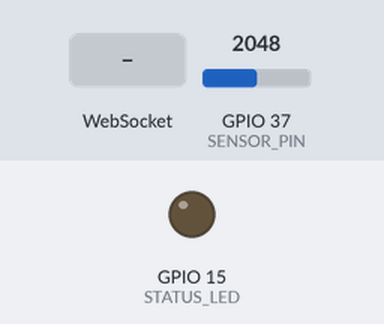
This sketch was run on a simulated ESP32. Shown: output pins drawn as LEDs (lit = HIGH). Inputs (shaded band) come from the test bench; at power-on: GPIO 37 (SENSOR_PIN) = 2048 (analog values on the 0–4095 scale). WiFi joins after 1.5 s; servers stay silent unless stated; what the sketch prints to the serial monitor is not drawn.

Above: at 3.0 s.
3.1 s: GPIO 37 (SENSOR_PIN) set to 1228
At 5.27 s:
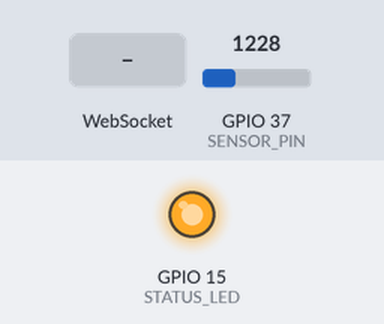
6.6 s: WebSocket text "1" received
11.6 s: GPIO 37 (SENSOR_PIN) set to 910
Timing chart, 0 to 26.7 s (numbered marks = the images above; inputs shaded):
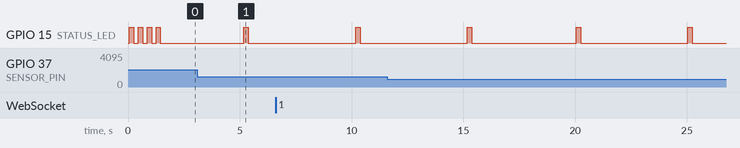

The sketch:

creasense-ino.ino
```cpp
/*
  CreaSense.ino
  ESP32 sensor data sender for CreaTune application
  Modified for DFRobot Moisture Sensor on ESP32 Firebeetle 2 C6
*/

#include <WiFi.h>
#include <WebSocketsClient.h>
#include <ArduinoJson.h>
#include "config.h"

WebSocketsClient webSocket;
unsigned long lastSendTime = 0;
unsigned long lastConnectionAttempt = 0;
const unsigned long connectionRetryInterval = 5000; // 5 seconds between connection attempts

// For smoothing sensor readings
const int NUM_READINGS = 5;
int moistureReadings[NUM_READINGS];
int readIndex = 0;
int totalMoisture = 0;
int averageMoisture = 0;

void setup() {
  // Initialize serial for debugging
  Serial.begin(9600);
  Serial.println("\nCreaSense Moisture Sensor - Starting up... (ﾉ◕ヮ◕)ﾉ*:･ﾟ✧");

  // Set up LED pin
  pinMode(STATUS_LED, OUTPUT);
  digitalWrite(STATUS_LED, LOW);

  // Configure ADC
  analogReadResolution(12); // Set ADC resolution to 12 bits

  // Initialize moisture reading array
  for (int i = 0; i < NUM_READINGS; i++) {
    moistureReadings[i] = 0;
  }

  // Connect to WiFi with blinky lights (｀・ω・´)
  connectToWiFi();

  // Setup WebSocket connection
  Serial.print("WebSocket Server: ");
  Serial.print(WEBSOCKET_HOST);
  Serial.print(":");
  Serial.println(WEBSOCKET_PORT);

  webSocket.begin(WEBSOCKET_HOST, WEBSOCKET_PORT, WEBSOCKET_PATH);
  webSocket.onEvent(webSocketEvent);
  webSocket.setReconnectInterval(5000);

  // Print sensor info
  Serial.print("Sensor Name: ");
  Serial.println(SENSOR_NAME);
  Serial.print("Sensor Pin: ");
  Serial.println(SENSOR_PIN);
  Serial.print("Reading Interval: ");
  Serial.print(READING_INTERVAL);
  Serial.println("ms");
  Serial.println("DFRobot Moisture Sensor connected to pin A1 ฅ(^•ﻌ•^)ฅ");
}

void loop() {
  // Auto-reconnect if WiFi drops (╯°□°）╯︵ ┻━┻
  if (WiFi.status() != WL_CONNECTED) {
    unsigned long currentMillis = millis();
    if (currentMillis - lastConnectionAttempt > connectionRetryInterval) {
      Serial.println("WiFi disconnected! Reconnecting... (´；ω；`)");
      connectToWiFi();
      lastConnectionAttempt = currentMillis;
    }
    digitalWrite(STATUS_LED, LOW); // LED off when disconnected
  } else {
    // Only process WebSocket if WiFi is connected
    webSocket.loop();

    // Send sensor data at the specified interval
    unsigned long currentTime = millis();
    if (currentTime - lastSendTime >= READING_INTERVAL) {
      sendSensorData();
      lastSendTime = currentTime;

      // Blink LED on data send
      digitalWrite(STATUS_LED, HIGH);
      delay(200);
      digitalWrite(STATUS_LED, LOW);
    }
  }
}

// Read the moisture sensor and smooth the values
float readSoilMoisture() {
  // Subtract the last reading
  totalMoisture = totalMoisture - moistureReadings[readIndex];

  // Read the sensor
  int rawValue = analogRead(SENSOR_PIN);
  moistureReadings[readIndex] = rawValue;

  // Add the reading to the total
  totalMoisture = totalMoisture + moistureReadings[readIndex];

  // Advance to the next position in the array
  readIndex = (readIndex + 1) % NUM_READINGS;

  // Calculate the average
  averageMoisture = totalMoisture / NUM_READINGS;

  // Sensor error detection
  if (rawValue < 0 || rawValue > 4095) {
    Serial.println("Soil sensor not found! (╥﹏╥) Check wiring to A1");
    return -1.0; // Error code
  }

  // Your custom ranges (◠‿◠)
  Serial.print("Soil Raw: ");
  Serial.print(rawValue);
  Serial.print(" | Status: ");

  if (rawValue <= MOISTURE_DRY_MAX) {
    Serial.println("Dry soil ＞﹏＜");
  }
  else if (rawValue <= MOISTURE_HUMID_MAX) {
    Serial.println("Humid soil (￣ω￣)");
  }
  else if (rawValue <= MOISTURE_WET_MAX) {
    Serial.println("In water 〜(꒪꒳꒪)〜");
  }
  else {
    Serial.println("Sensor out of range! (⊙_⊙)？");
  }

  return (float)averageMoisture;
}

// Map moisture reading to app-compatible range (0.4-0.8)
float moistureToAppValue(float moistureValue) {
  float appValue;

  // Determine soil condition and map to appropriate range
  if (moistureValue <= MOISTURE_DRY_MAX) {
    // Dry soil (0-400) maps to 0.0-0.4
    appValue = map(moistureValue, MOISTURE_DRY, MOISTURE_DRY_MAX, 0, 50) / 100.0;
  }
  else if (moistureValue <= MOISTURE_HUMID_MAX) {
    // Humid soil (401-700) maps to 0.4-0.7
    appValue = map(moistureValue, MOISTURE_HUMID_MIN, MOISTURE_HUMID_MAX, 40, 70) / 100.0;
  }
  else {
    // In water (701-950) maps to 0.7-1.0
    appValue = map(moistureValue, MOISTURE_WET_MIN, MOISTURE_WET_MAX, 70, 100) / 100.0;
  }

  return appValue;
}

void sendSensorData() {
  // Read moisture sensor
  float moistureValue = readSoilMoisture();

  // Check if valid reading
  if (moistureValue > 950) {
    Serial.println("Invalid sensor reading, not sending data... (눈_눈)");
    return;
  }

  // Map to app-compatible value (0.4-0.8)
  float appValue = moistureToAppValue(moistureValue);

  // Create JSON document
  StaticJsonDocument<200> doc;
  doc["sensor"] = SENSOR_NAME;
  doc["raw_value"] = (int)moistureValue;
  doc["moisture_app_value"] = appValue;
  doc["voltage"] = appValue; // Send as voltage to be compatible with app
  doc["timestamp"] = millis();
  doc["type"] = "sensor_data";

  // Add soil condition description
  if (moistureValue <= MOISTURE_DRY_MAX) {
    doc["soil_condition"] = "dry";
  } else if (moistureValue <= MOISTURE_HUMID_MAX) {
    doc["soil_condition"] = "humid";
  } else {
    doc["soil_condition"] = "wet";
  }

  // Serialize JSON to string
  String jsonString;
  serializeJson(doc, jsonString);

  // Log the data
  Serial.print("Sending data: ");
  Serial.println(jsonString);
  Serial.println("ヾ(^▽^*)))");

  // Send through WebSocket
  webSocket.sendTXT(jsonString);
}

void webSocketEvent(WStype_t type, uint8_t *payload, size_t length) {
  switch (type) {
    case WStype_DISCONNECTED:
      Serial.println("WebSocket Disconnected (；一_一)");
      break;

    case WStype_CONNECTED:
      Serial.println("WebSocket Connected! (ﾉ◕ヮ◕)ﾉ*:･ﾟ✧");
      // Send initial data immediately after connection
      sendSensorData();
      break;

    case WStype_TEXT:
      Serial.printf("Received text: %s\n", payload);
      Serial.println("(^-^)v");
      break;

    case WStype_ERROR:
      Serial.println("WebSocket Error! (╥﹏╥)");
      break;
  }
}

// WiFi connection with cute retries ฅ^•ﻌ•^ฅ
void connectToWiFi() {
  Serial.println("Connecting to WiFi... (｀・ω・´)");
  WiFi.begin(WIFI_SSID, WIFI_PASSWORD);

  int retries = 0;
  while (WiFi.status() != WL_CONNECTED && retries < 10) {
    digitalWrite(STATUS_LED, HIGH); delay(200);
    digitalWrite(STATUS_LED, LOW); delay(200);
    Serial.print(".");
    retries++;
  }

  if (WiFi.status() == WL_CONNECTED) {
    Serial.println("\nWiFi connected! (ﾉ◕ヮ◕)ﾉ*:･ﾟ✧");
    Serial.print("IP: ");
    Serial.println(WiFi.localIP());
  } else {
    Serial.println("\nWiFi failed... (；一_一)");
  }
}
```

config.h
```cpp
// config.h
// Configuration for CreaSense ESP32

// WiFi configuration
#define WIFI_SSID "CreaTone"
#define WIFI_PASSWORD "CreaToToToTone"

// WebSocket configuration
#define WEBSOCKET_HOST "192.168.79.9"
#define WEBSOCKET_PORT 8080
#define WEBSOCKET_PATH "/"

// Sensor configuration
#define SENSOR_NAME "MoistureSensor"
#define SENSOR_PIN A1                   // Connect moisture sensor to A1 pin
#define READING_INTERVAL 5000           // Send data every 5000ms (5 seconds)

// LED pin
#define STATUS_LED 15                   // Built-in LED pin

// ADC configuration
#define ADC_RESOLUTION 4095.0           // 12-bit ADC (2^12 - 1)
#define VOLTAGE_REFERENCE 3.3           // ESP32 reference voltage (3.3V)

// Moisture ranges
#define MOISTURE_DRY 0                  // Dry soil minimum
#define MOISTURE_DRY_MAX 300            // Dry soil maximum
#define MOISTURE_HUMID_MIN 300          // Humid soil minimum
#define MOISTURE_HUMID_MAX 700          // Humid soil maximum
#define MOISTURE_WET_MIN 700            // In water minimum
#define MOISTURE_WET_MAX 950            // In water maximum
```

Measured:
- by itself, GPIO 15 (STATUS_LED): alternates HIGH for 0.20 s and LOW for 4.7 s
